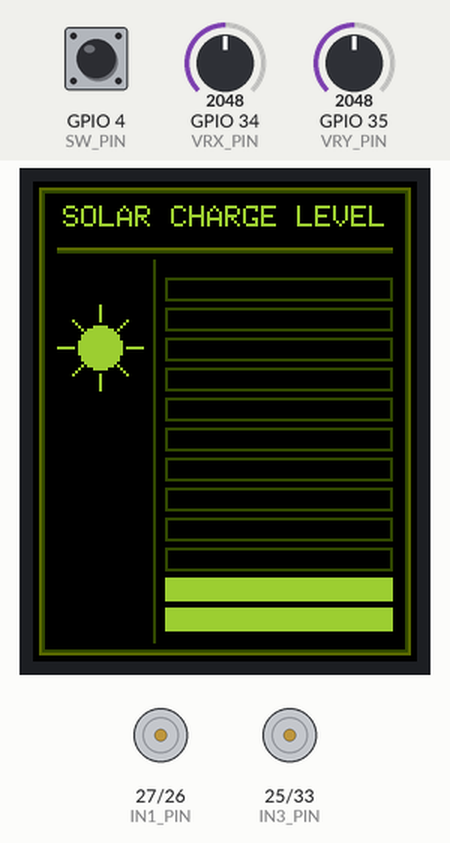
The sketch below on a simulated ESP32. Shown: 128×160 colour display, motor-driver pin pairs drawn as motors (green arrow = first pin HIGH = forward, orange = second pin HIGH = backward, longer = more drive, scaled by the enable pin). The inputs (shaded band) are chosen by the test bench; at power-on: GPIO 34 (VRX_PIN) = 2048, GPIO 35 (VRY_PIN) = 2048, GPIO 4 (SW_PIN) HIGH (analog values on the 0–4095 scale). What the sketch prints to the serial monitor is not drawn.

Above: at 1.5 s.
1.6 s: GPIO 34 (VRX_PIN) set to 2866
At 2.2 s:
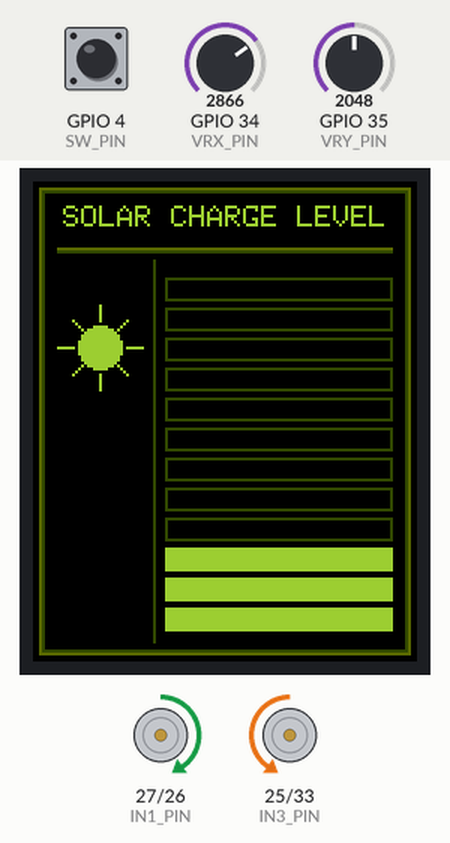
4.5 s: GPIO 35 (VRY_PIN) set to 2866
At 5.2 s:
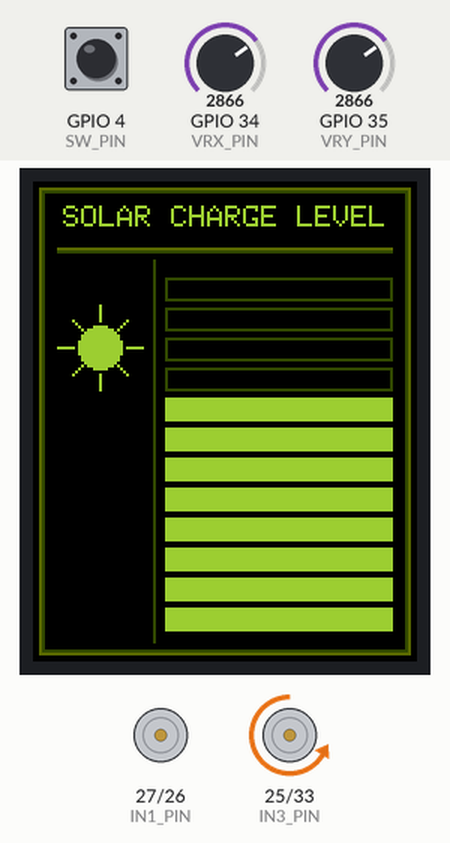
7.5 s: GPIO 34 (VRX_PIN) set to 3603
At 8.3 s:
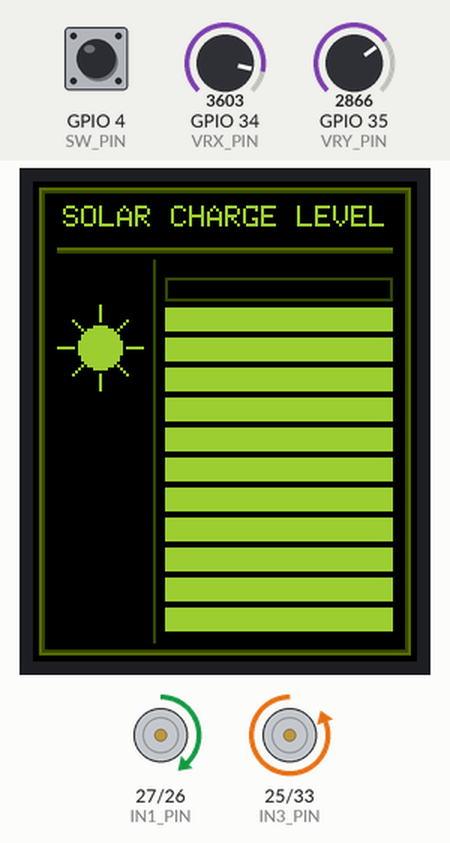
10.5 s: GPIO 35 (VRY_PIN) set to 2047
At 11.3 s:
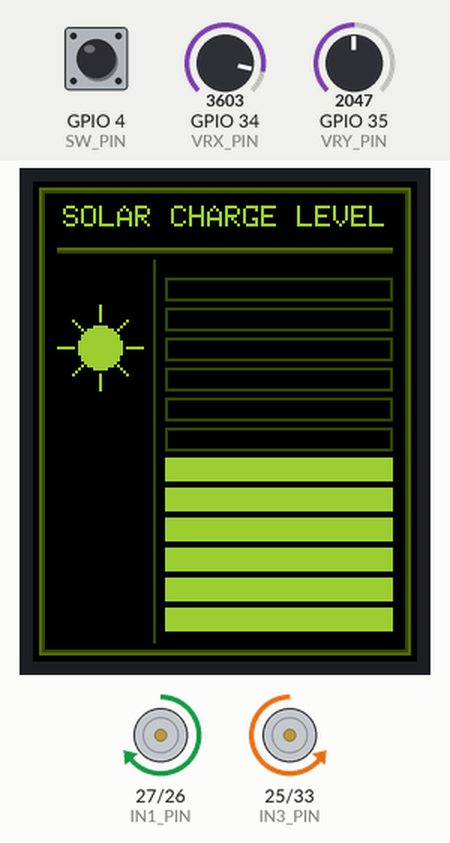
13.5 s: GPIO 34 (VRX_PIN) set to 4095
At 14.3 s:
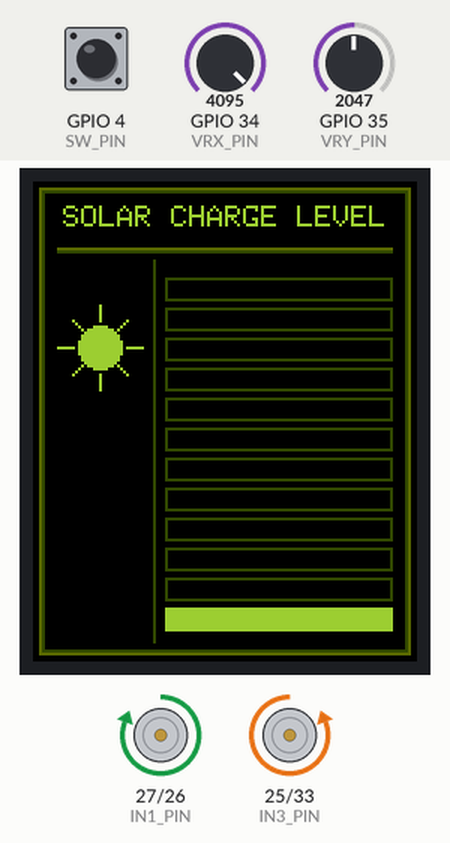
16.5 s: GPIO 35 (VRY_PIN) set to 1228
At 17.4 s:
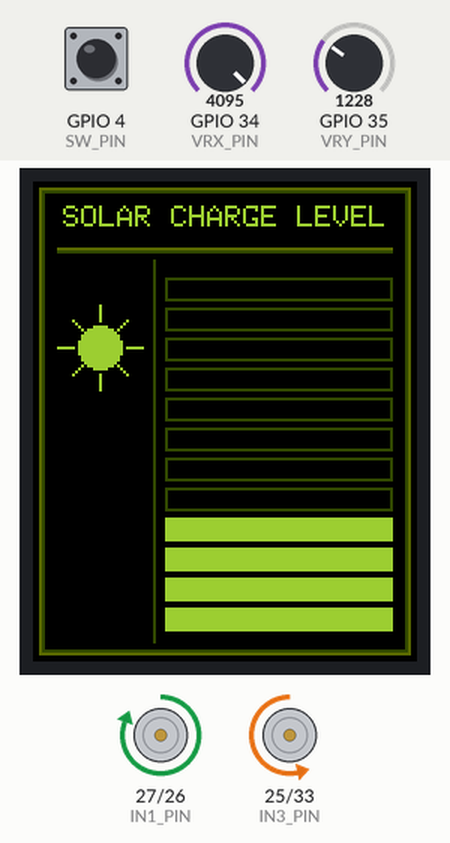
Timing chart, 0 to 19.5 s (numbered marks = the images above; inputs shaded):
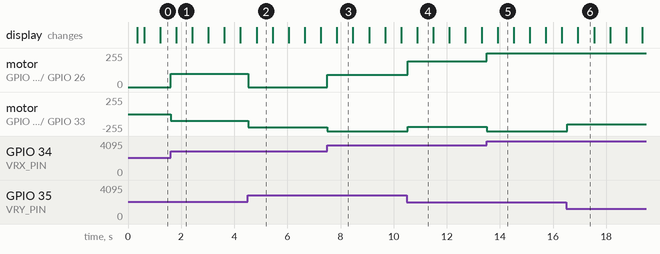

Measured:
- after the input at 1.6 s, motor on GPIO 27 (IN1_PIN) / GPIO 26 (IN2_PIN): stopped → forward 101/255 at once; motor on GPIO 25 (IN3_PIN) / GPIO 33 (IN4_PIN): stopped → backward 101/255 at once
- after the input at 4.5 s, motor on GPIO 27 (IN1_PIN) / GPIO 26 (IN2_PIN): forward 101/255 → stopped at once; motor on GPIO 25 (IN3_PIN) / GPIO 33 (IN4_PIN): backward 101/255 → backward 201/255 at once
- after the input at 7.5 s, motor on GPIO 27 (IN1_PIN) / GPIO 26 (IN2_PIN): stopped → forward 92/255 at once; motor on GPIO 25 (IN3_PIN) / GPIO 33 (IN4_PIN): backward 201/255 → backward 255/255 at once
- after the input at 10.5 s, motor on GPIO 27 (IN1_PIN) / GPIO 26 (IN2_PIN): forward 92/255 → forward 192/255 at once; motor on GPIO 25 (IN3_PIN) / GPIO 33 (IN4_PIN): backward 255/255 → backward 192/255 at once
- after the input at 13.5 s, motor on GPIO 27 (IN1_PIN) / GPIO 26 (IN2_PIN): forward 192/255 → forward 255/255 at once; motor on GPIO 25 (IN3_PIN) / GPIO 33 (IN4_PIN): backward 192/255 → backward 255/255 at once
- after the input at 16.5 s, motor on GPIO 25 (IN3_PIN) / GPIO 33 (IN4_PIN): backward 255/255 → backward 151/255 at once
- what the display in image 1 shows lasts 0.6 s, from 1.8 s to 2.4 s

The sketch:

robot_main_v1.ino
```cpp
/**
 * Robot Main — ESP32 WROOM
 *
 * Combines:
 *   • DC motor control via L298N (joystick-driven, differential drive)
 *   • Wall-E Solar Charge Level gauge on ST7735 TFT
 */

#include <ezButton.h>
#include <Adafruit_GFX.h>
#include <Adafruit_ST7735.h>
#include <SPI.h>

// ═══════════════════════════════════════════════════════════════
//  Pin definitions
// ═══════════════════════════════════════════════════════════════

// ─── Motor A (left) ──────────────────────────────────────────
#define ENA_PIN 14
#define IN1_PIN 27
#define IN2_PIN 26

// ─── Motor B (right) ─────────────────────────────────────────
#define ENB_PIN 32
#define IN3_PIN 25
#define IN4_PIN 33

// ─── Joystick (ADC1 pins for reliability) ────────────────────
#define VRX_PIN 34
#define VRY_PIN 35
#define SW_PIN 4

// ─── TFT ST7735 (software SPI) ──────────────────────────────
#define TFT_CS 5
#define TFT_RST 15
#define TFT_DC 2
#define TFT_MOSI 13
#define TFT_SCLK 18

// ═══════════════════════════════════════════════════════════════
//  Objects
// ═══════════════════════════════════════════════════════════════

ezButton button(SW_PIN);
Adafruit_ST7735 tft = Adafruit_ST7735(TFT_CS, TFT_DC, TFT_MOSI, TFT_SCLK, TFT_RST);

// ═══════════════════════════════════════════════════════════════
//  Motor config
// ═══════════════════════════════════════════════════════════════

const int PWM_FREQ = 1000;
const int PWM_CHANNEL_A = 0;
const int PWM_CHANNEL_B = 1;
const int PWM_RESOLUTION = 8; // 0-255
const int DEADZONE = 15;

int centerX = 2048;
int centerY = 2048;
bool motorsEnabled = true;

// ═══════════════════════════════════════════════════════════════
//  TFT colour palette (Wall-E phosphor green)
// ═══════════════════════════════════════════════════════════════

#define BLACK 0x0000
#define WALLE_GREEN 0x9E66
#define WALLE_DIM 0x5B40
#define WALLE_DARK 0x3240
#define WALLE_BRIGHT 0xCF28

// ─── Gauge layout ────────────────────────────────────────────
#define NUM_BARS 12
#define SUN_CX 22
#define SUN_CY 55
#define BAR_AREA_X 44
#define BAR_AREA_Y 32
#define BAR_W 76
#define BAR_H 8
#define BAR_GAP 2
#define COL_SEP_X 40

int chargeLevel = 0;
int prevChargeLevel = -1;
bool charging = true;
unsigned long lastChargeStep = 0;
#define CHARGE_INTERVAL 600

// ═══════════════════════════════════════════════════════════════
//  Motor helpers
// ═══════════════════════════════════════════════════════════════

void setMotorA(bool fwd, uint8_t spd)
{
    digitalWrite(IN1_PIN, fwd ? HIGH : LOW);
    digitalWrite(IN2_PIN, fwd ? LOW : HIGH);
    ledcWrite(ENA_PIN, spd);
}

void setMotorB(bool fwd, uint8_t spd)
{
    digitalWrite(IN3_PIN, fwd ? HIGH : LOW);
    digitalWrite(IN4_PIN, fwd ? LOW : HIGH);
    ledcWrite(ENB_PIN, spd);
}

void stopMotors()
{
    digitalWrite(IN1_PIN, LOW);
    digitalWrite(IN2_PIN, LOW);
    digitalWrite(IN3_PIN, LOW);
    digitalWrite(IN4_PIN, LOW);
    ledcWrite(ENA_PIN, 0);
    ledcWrite(ENB_PIN, 0);
}

// ═══════════════════════════════════════════════════════════════
//  Joystick
// ═══════════════════════════════════════════════════════════════

void readJoystick(int &vrx, int &vry)
{
    int rawX = analogRead(VRX_PIN);
    int rawY = analogRead(VRY_PIN);

    vrx = map(rawX, 0, 4095, -255, 255) - map(centerX, 0, 4095, -255, 255);
    vry = map(rawY, 0, 4095, -255, 255) - map(centerY, 0, 4095, -255, 255);
    vry = -vry; // forward = positive

    vrx = constrain(vrx, -255, 255);
    vry = constrain(vry, -255, 255);
}

void joystickControl(int vrx, int vry)
{
    if (abs(vrx) < DEADZONE)
        vrx = 0;
    if (abs(vry) < DEADZONE)
        vry = 0;

    if (vrx == 0 && vry == 0)
    {
        stopMotors();
        return;
    }

    int leftRaw = constrain(vry + vrx, -255, 255);
    int rightRaw = constrain(vry - vrx, -255, 255);

    setMotorA(leftRaw >= 0, (uint8_t)abs(leftRaw));
    setMotorB(rightRaw >= 0, (uint8_t)abs(rightRaw));
}

// ═══════════════════════════════════════════════════════════════
//  TFT drawing helpers
// ═══════════════════════════════════════════════════════════════

void drawSun(int cx, int cy, uint16_t color)
{
    tft.fillCircle(cx, cy, 7, color);
    for (int i = 0; i < 8; i++)
    {
        float a = i * PI / 4.0;
        int x0 = cx + (int)(9 * cos(a));
        int y0 = cy + (int)(9 * sin(a));
        int x1 = cx + (int)(14 * cos(a));
        int y1 = cy + (int)(14 * sin(a));
        tft.drawLine(x0, y0, x1, y1, color);
    }
}

void drawBar(int index, bool filled)
{
    int y = BAR_AREA_Y + index * (BAR_H + BAR_GAP);
    if (filled)
        tft.fillRect(BAR_AREA_X, y, BAR_W, BAR_H, WALLE_GREEN);
    else
    {
        tft.fillRect(BAR_AREA_X, y, BAR_W, BAR_H, BLACK);
        tft.drawRect(BAR_AREA_X, y, BAR_W, BAR_H, WALLE_DARK);
    }
}

void drawGaugeFrame()
{
    tft.fillScreen(BLACK);

    // Title
    tft.setTextColor(WALLE_GREEN);
    tft.setTextSize(1);
    const char *title = "SOLAR CHARGE LEVEL";
    int16_t x1, y1;
    uint16_t tw, th;
    tft.getTextBounds(title, 0, 0, &x1, &y1, &tw, &th);
    tft.setCursor((128 - tw) / 2, 8);
    tft.print(title);

    // Decorations
    tft.drawFastHLine(8, 22, 112, WALLE_DIM);
    tft.drawFastHLine(8, 23, 112, WALLE_DARK);
    tft.drawRect(2, 2, 124, 156, WALLE_DIM);
    tft.drawRect(3, 3, 122, 154, WALLE_DARK);
    tft.drawFastVLine(COL_SEP_X, 26, 128, WALLE_DARK);

    drawSun(SUN_CX, SUN_CY, WALLE_GREEN);

    for (int i = 0; i < NUM_BARS; i++)
        drawBar(i, false);
}

void updateCharge()
{
    unsigned long now = millis();
    if (now - lastChargeStep < CHARGE_INTERVAL)
        return;
    lastChargeStep = now;

    if (charging)
    {
        chargeLevel++;
        if (chargeLevel >= NUM_BARS)
        {
            chargeLevel = NUM_BARS;
            charging = false;
        }
    }
    else
    {
        chargeLevel--;
        if (chargeLevel <= 0)
        {
            chargeLevel = 0;
            charging = true;
        }
    }

    if (chargeLevel != prevChargeLevel)
    {
        for (int i = 0; i < NUM_BARS; i++)
        {
            bool shouldFill = (i >= (NUM_BARS - chargeLevel));
            bool wasFilled = (prevChargeLevel >= 0) && (i >= (NUM_BARS - prevChargeLevel));
            if (shouldFill != wasFilled)
                drawBar(i, shouldFill);
        }
        prevChargeLevel = chargeLevel;
    }
}

// ═══════════════════════════════════════════════════════════════
//  Setup
// ═══════════════════════════════════════════════════════════════

void setup()
{
    Serial.begin(115200);
    Serial.println("== Robot Main ==");

    // ── ADC ──────────────────────────────────────────────────
    analogSetAttenuation(ADC_11db);
    analogReadResolution(12);

    // ── Joystick button ──────────────────────────────────────
    button.setDebounceTime(50);

    // ── Calibrate joystick centre ────────────────────────────
    long sumX = 0, sumY = 0;
    for (int i = 0; i < 32; i++)
    {
        sumX += analogRead(VRX_PIN);
        sumY += analogRead(VRY_PIN);
        delay(5);
    }
    centerX = sumX / 32;
    centerY = sumY / 32;
    Serial.print("Joystick centre → X: ");
    Serial.print(centerX);
    Serial.print("  Y: ");
    Serial.println(centerY);

    // ── Motor pins ───────────────────────────────────────────
    pinMode(IN1_PIN, OUTPUT);
    pinMode(IN2_PIN, OUTPUT);
    pinMode(IN3_PIN, OUTPUT);
    pinMode(IN4_PIN, OUTPUT);
    ledcAttachChannel(ENA_PIN, PWM_FREQ, PWM_RESOLUTION, PWM_CHANNEL_A);
    ledcAttachChannel(ENB_PIN, PWM_FREQ, PWM_RESOLUTION, PWM_CHANNEL_B);
    stopMotors();

    // ── TFT ──────────────────────────────────────────────────
    tft.initR(INITR_BLACKTAB);
    tft.setRotation(2);
    drawGaugeFrame();

    Serial.println("Ready.");
}

// ═══════════════════════════════════════════════════════════════
//  Main loop
// ═══════════════════════════════════════════════════════════════

void loop()
{
    button.loop();

    // ── SW toggle ────────────────────────────────────────────
    if (button.isPressed())
    {
        motorsEnabled = !motorsEnabled;
        if (!motorsEnabled)
        {
            stopMotors();
            Serial.println("MOTORS OFF");
        }
        else
        {
            Serial.println("MOTORS ON");
        }
    }

    // ── Motors ───────────────────────────────────────────────
    if (motorsEnabled)
    {
        int vrx, vry;
        readJoystick(vrx, vry);
        joystickControl(vrx, vry);
    }

    // ── TFT gauge animation ──────────────────────────────────
    updateCharge();

    delay(50);
}
```
